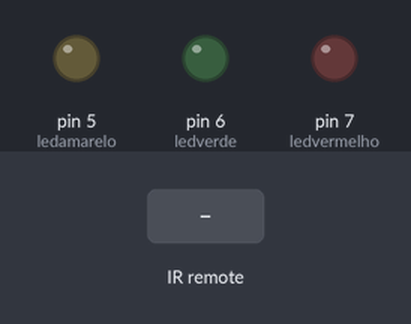
A sketch run on a simulated Arduino Uno, built with avr-gcc and run on an emulated ATmega328P. Parts: output pins drawn as LEDs (lit = HIGH). The inputs (shaded band) are chosen by the test bench.

Above: at 1.2 s.
1.3 s: infrared code 0xFFA25D received
At 1.7 s:
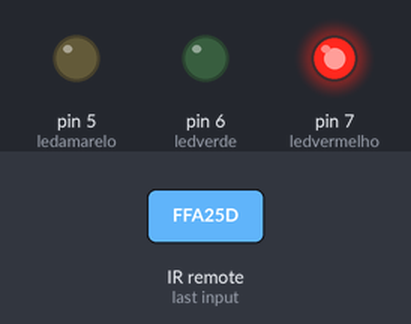
2.8 s: infrared code 0xFF22DD received
At 4.0 s:
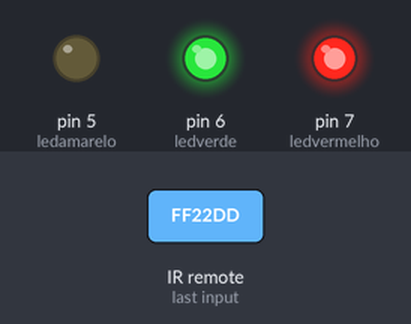
4.3 s: infrared code 0xFF629D received
At 5.1 s:
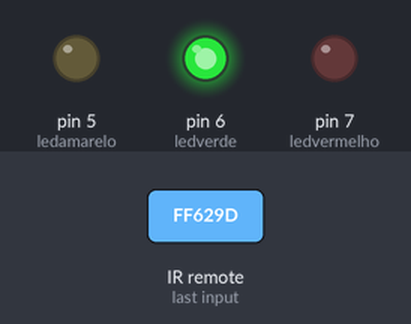
5.8 s: infrared code 0xFFE01F received
At 6.3 s:
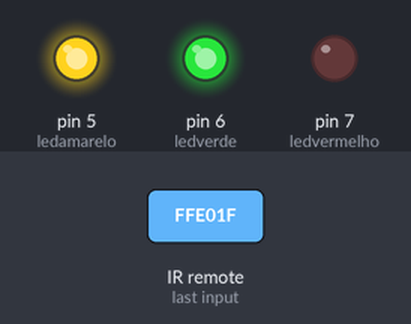
7.3 s: infrared code 0xFF02FD received
At 8.5 s:
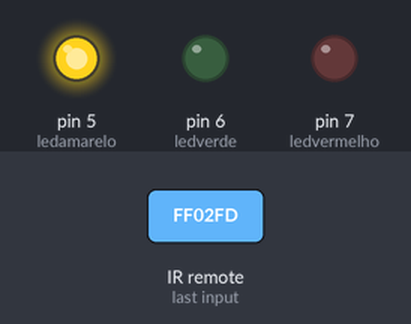
8.8 s: infrared code 0xFFA857 received
At 9.8 s:
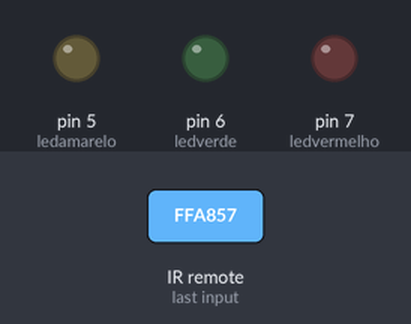
Timing chart, 0 to 11.3 s (numbered marks = the images above; inputs shaded):
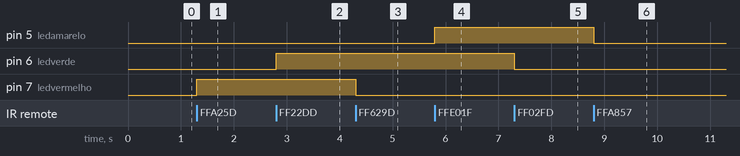

Measured:
- after the input at 1.3 s, pin 7 (ledvermelho): LOW → HIGH at once
- after the input at 2.8 s, pin 6 (ledverde): LOW → HIGH at once
- after the input at 4.3 s, pin 7 (ledvermelho): HIGH → LOW at once
- after the input at 5.8 s, pin 5 (ledamarelo): LOW → HIGH at once
- after the input at 7.3 s, pin 6 (ledverde): HIGH → LOW at once
- after the input at 8.8 s, pin 5 (ledamarelo): HIGH → LOW at once

The sketch:

controle_ir_led.ino
```cpp
//controle remoto IR - leds coloridos


#include <IRremote.h> // biblioteca do IR


float valor; // armazena o valor recebido pelo sensor
int pino_receiver = 13;  //pino D13 conectado ao receptor IR
int ledvermelho = 7;
int ledverde = 6;
int ledamarelo = 5;

IRrecv irrecv (pino_receiver); //define o pino do sensor
decode_results results;


void setup()
{

  pinMode (ledvermelho, OUTPUT);
  pinMode (ledverde, OUTPUT);
  pinMode (ledamarelo, OUTPUT);
  irrecv.enableIRIn(); // inicializa o receptor ir
}

void loop()
{
  if (irrecv.decode (&results)) //verifica o valor recebido
  {

    valor = (results.value); //recebe o codigo do botao pressionado
    //cada tecla possui um endereço diferente em Hexa

    if (valor == 0xFFA25D) //tecla 1
    {
      digitalWrite (ledvermelho, HIGH);
    }

    if (valor == 0xFF629D) //tecla 2
    {
      digitalWrite (ledvermelho,LOW);
    }

    if (valor == 0xFF22DD) //tecla 4
    {
      digitalWrite (ledverde,HIGH);
    }

    if (valor == 0xFF02FD) //tecla 5
    {
      digitalWrite (ledverde,LOW);
    }

    if (valor == 0xFFE01F) //tecla 7
    {
      digitalWrite (ledamarelo,HIGH);
    }

     if (valor == 0xFFA857) //tecla 8
    {
      digitalWrite (ledamarelo,LOW);
    }

     if (valor == 0xFFE21D) //tecla 3
    {
      digitalWrite (ledvermelho,LOW);
      digitalWrite (ledverde,LOW);
      digitalWrite (ledamarelo,LOW);
    }
    irrecv.resume (); //espera o proximo botao ser pressionado
  }
}
```
